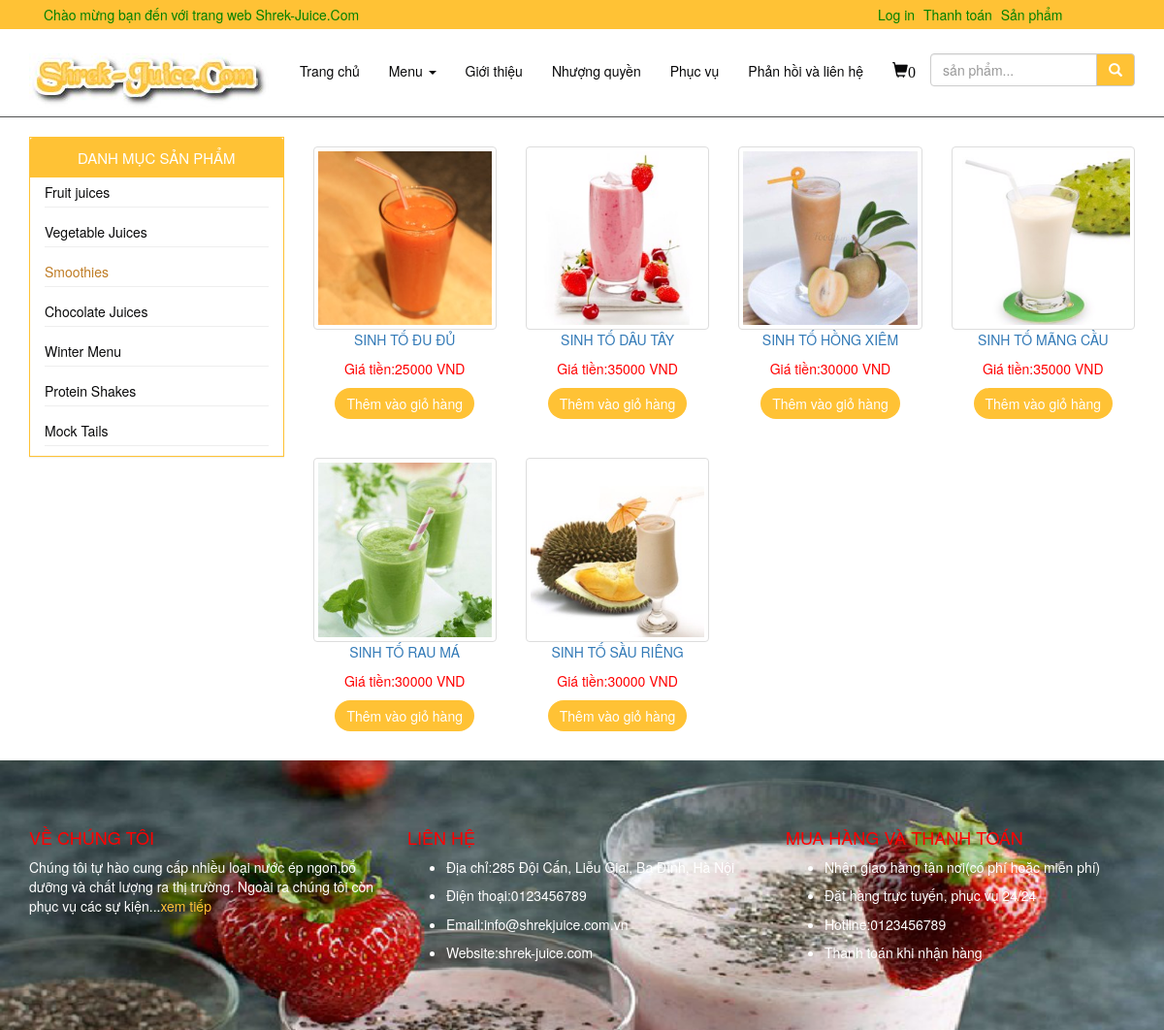
Screenshot of /Eproject/Shrek-Juice.com/trangsanpham.php?id_danhmuc=3 with the database file from the repository.
### tables this page shows
CREATE TABLE `danhmucsanpham` (
  `id_danhmuc` int(11) NOT NULL,
  `tendanhmuc` varchar(100) DEFAULT NULL
);

CREATE TABLE `sanpham` (
  `id_sanpham` int(11) NOT NULL,
  `tensanpham` varchar(100) DEFAULT NULL,
  `id_danhmuc` int(11) DEFAULT NULL,
  `giatien` int(11) DEFAULT NULL,
  `anh` varchar(100) DEFAULT NULL,
  `mota` text
);

### Eproject/Database/database.php (called while the page is built, shortened)
<?php
	function resultdata($sql){
		$connect=new mysqli(host,username,pass,database);
		$result= mysqli_query($connect,$sql);
		$data=[];
		if(!empty($result)){
			while($row=mysqli_fetch_array($result,1)){
				$data[]=$row;
			}
		}
		return $data;
	}

### Eproject/Shrek-Juice.com/trangsanpham.php (the view, shortened to what this page needs)
<?php
	require_once('../Database/database.php');
	$sql='select * from danhmucsanpham';
	$menu=resultdata($sql);
	$currentpage=1;
	$start=($currentpage-1)*8;
	$sql='select * from sanpham limit '.$start.',8';
	$productlist=resultdata($sql);
	if(isset($_GET['id_danhmuc'])&&$_GET['id_danhmuc']!=""){
		$id_danhmuc=$_GET['id_danhmuc'];
		$sql='select * from sanpham where id_danhmuc = '.$id_danhmuc;
		$productlist=resultdata($sql);
	}
?>
<!DOCTYPE html>
<html>
<head>
    <link rel="stylesheet" href="https://maxcdn.bootstrapcdn.com/bootstrap/3.4.0/css/bootstrap.min.css">
    <link rel="stylesheet" type="text/css" href="../css/css.css">
</head>
<body>
	<?php
		require_once('header.php');
	?>
	<div id="content">
		<div class="container">
			<div class="row">
				<div class="col-md-3">
					<div class="panel panel-primary">
						<div class="panel-heading">
							<span class="text-uppercase">Danh Mục Sản Phẩm</span></div>
						<?php
							foreach ($menu as $row) {
								if(isset($_GET['id_danhmuc'])&&$row['id_danhmuc']==$_GET['id_danhmuc']){
									echo '<div class="panel-body"><a href="trangsanpham.php?id_danhmuc='.$row['id_danhmuc'].'" style="color:#bf7c24"><span >'.$row['tendanhmuc'].'</span></a><hr></div>';
								}else if(isset($_GET['danhmuc'])&&strlen(strstr($row['tendanhmuc'],$_GET['danhmuc']))>0){
									echo '<div class="panel-body"><a href="trangsanpham.php?id_danhmuc='.$row['id_danhmuc'].'" style="color:#bf7c24"><span >'.$row['tendanhmuc'].'</span></a><hr></div>';
								}else{
								echo '<div class="panel-body" id="'.$row['id_danhmuc'].'"><a href="trangsanpham.php?id_danhmuc='.$row['id_danhmuc'].'"><span >'.$row['tendanhmuc'].'</span></a><hr></div>';
								}
							}
						?>
					</div>
				</div>
				<div class="col-md-9" >
					<div class="row">
						<?php
							if(!empty($productlist)){
								foreach ($productlist as $row) {
									echo '<div class="col-md-3" id="product">
										<img src="'.$row['anh'].'" class="img-thumbnail img-responsive">
										<a href="chitietsanpham.php?id_sanpham='.$row['id_sanpham'].'"><p class="text-uppercase">'.$row['tensanpham'].'</p></a>
										<p style="color:red;">Giá tiền:'.$row['giatien'].' VND</p>
										<a href="?item='.$row['id_sanpham'].'"><button type="button" class="btn btn-default">Thêm vào giỏ hàng</button></a>
									</div>';
								}
							}else{
								echo '<h3 class="text-uppercase text-center text-danger">Không có sản phẩm phù hợp!</h3>';
							}
						?>
					</div>
				</div>
			</div>
		</div>
	</div>
	<?php
		require_once('footer.php');
	?>
</body>
</html>

### Eproject/css/css.css (style rules this page uses)
#product { margin-bottom: 20px; text-align: center; padding-top:10px; padding-bottom: 10px; }
#product .img-thumbnail { width: 100%; }
#product .btn-default { background: #ffc235; color:#FFFFFF; border:#ffc235; border-radius: 30px; }
.panel-primary { border-radius: 0px; border:solid 1px #ffc235; }
.panel-body a { color: #09090a; text-decoration: none; }
.panel-body { padding-top:5px; padding-bottom:5px; }
hr { margin-top: 5px; margin-bottom: 5px; }
.panel-primary .panel-heading { background: #ffc235; color: #ffffff; border-bottom: none; text-align: center; font-size: 15px; }

### rows the page displays
danhmucsanpham: tendanhmuc "Fruit juices"
danhmucsanpham: tendanhmuc "Vegetable Juices"
danhmucsanpham: tendanhmuc "Smoothies"
danhmucsanpham: tendanhmuc "Chocolate Juices"
danhmucsanpham: tendanhmuc "Winter Menu"
danhmucsanpham: tendanhmuc "Protein Shakes"
danhmucsanpham: tendanhmuc "Mock Tails"
sanpham: anh (picture), tensanpham "SINH TỐ ĐU ĐỦ", giatien "25000"
sanpham: anh (picture), tensanpham "SINH TỐ DÂU TÂY", giatien "35000"
sanpham: anh (picture), tensanpham "SINH TỐ HỒNG XIÊM", giatien "30000"
sanpham: anh (picture), tensanpham "SINH TỐ MÃNG CẦU", giatien "35000"
sanpham: anh (picture), tensanpham "SINH TỐ RAU MÁ", giatien "30000"
sanpham: anh (picture), tensanpham "SINH TỐ SẦU RIÊNG", giatien "30000"

### other values shown
$countitem "0"
